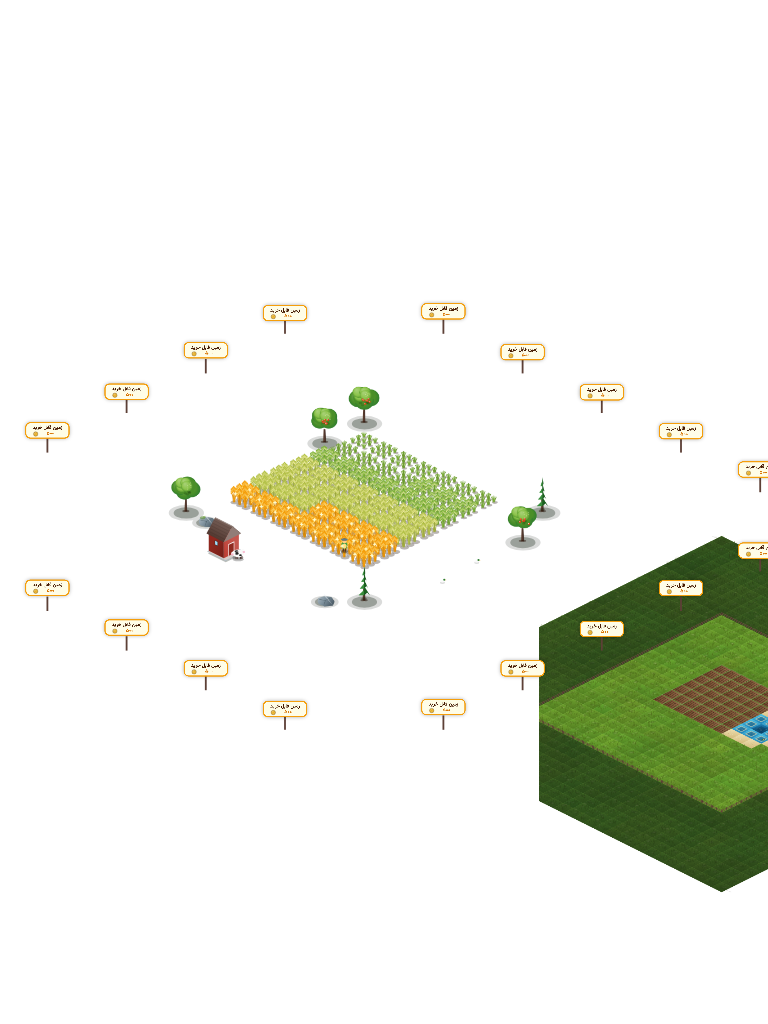
#> input picture e2e/fixtures/artdiff-base.png, 768 x 1024 px
$ python align-assets.py --src ../e2e/fixtures/artdiff-base.png --out out.png --w 5 --h 5
#> lines starting #> are read from the running program, lines starting #| are printed output that depends on the picture
#!/usr/bin/env python3
"""
tools/align-assets.py — تصویرِ خامِ AI → اسپرایتِ شفافِ هم‌تراز با شبکه‌ی بازی
--------------------------------------------------------------------------
پایپ‌لاین (بدون هیچ تنظیم دستیِ پیکسلی):
  1. chroma-key: پس‌زمینه‌ی مجانتا (یا رنگ دلخواه) با لبه‌ی نرم حذف می‌شود
  2. despill: رنگِ درزِ مجانتا از لبه‌ها می‌رود
  3. trim: کادرِ محتوا با حاشیه‌ی ۲px
  4. fit: مقیاس به جعبه‌ی هدف (W×H) — contain (پایه) یا fill (لوزیِ کاشی)
  5. report: JSON برای اعتبارسنجی (حجمِ پوشش، برشِ لبه، ابعاد)

استفاده:
  python3 tools/align-assets.py --src خام.png --out نهایی.png \
      --w 88 --h 44 --fit fill --anchor bottom
"""
import argparse
import json
import math
import sys

from PIL import Image


def auto_key(im):
    """رنگِ پس‌زمینه از حاشیه‌ی فریم (مدیانِ حلقه‌ی لبه) — مدل همیشه سبزِ خالص نمی‌دهد"""
    im = im.convert("RGB")
    w, h = im.size
    px = im.load()
    ring = []
    step = max(1, w // 64)
    for x in range(0, w, step):
        ring.append(px[x, 1]); ring.append(px[x, h - 2])
    for y in range(0, h, step):
        ring.append(px[1, y]); ring.append(px[w - 2, y])
    rs = sorted(p[0] for p in ring); gs = sorted(p[1] for p in ring); bs = sorted(p[2] for p in ring)
    m = len(ring) // 2
    return (rs[m], gs[m], bs[m])


def chroma_key(im, key=None, tol_low=35, tol_high=110):
    """آلفای نرم: دورِ کلید → ۰، دورتر → ۲۵۵؛ despillِ عمومی هم‌زمان."""
    im = im.convert("RGB")
    if key is None:
        key = auto_key(im)
    px = im.load()
    w, h = im.size
    kr, kg, kb = key
    out = Image.new("RGBA", (w, h))
    opx = out.load()
    for y in range(h):
        for x in range(w):
            r, g, b = px[x, y]
            d = math.sqrt((r - kr) ** 2 + (g - kg) ** 2 + (b - kb) ** 2)
            if d <= tol_low:
                a = 0
            elif d >= tol_high:
                a = 255
            else:
                a = int(255 * (d - tol_low) / (tol_high - tol_low))
            if a > 0:
                if a < 255:
                    # despillِ عمومی: بیشازحدِ هر کانال نسبت به کلید را به سمت خنثی بکش
                    t = (255 - a) / 255 * 0.7
                    r = int(r - (r - kr) * t) if r > kr else r
                    g = int(g - (g - kg) * t) if g > kg else g
                    b = int(b - (b - kb) * t) if b > kb else b
                opx[x, y] = (r, g, b, a)
    return out


def trim(im, margin=2, thresh=8):
    a = im.getchannel("A")
    bbox = a.point(lambda v: 255 if v > thresh else 0).getbbox()
    if not bbox:
        return None
    x0, y0, x1, y1 = bbox
    x0 = max(0, x0 - margin)
    y0 = max(0, y0 - margin)
    x1 = min(im.width, x1 + margin)
    y1 = min(im.height, y1 + margin)
    return im.crop((x0, y0, x1, y1))


def fit(im, w, h, mode, anchor):
    if mode == "fill":
        return im.resize((w, h), Image.LANCZOS)
    # contain: تناسب را حفظ کن
    sc = min(w / im.width, h / im.height)
    nw, nh = max(1, round(im.width * sc)), max(1, round(im.height * sc))
    im = im.resize((nw, nh), Image.LANCZOS)
    canvas = Image.new("RGBA", (w, h))
    ox = (w - nw) // 2
    oy = (h - nh) // 2
    if anchor == "bottom":
        oy = h - nh
    elif anchor == "top":
        oy = 0
    canvas.alpha_composite(im, (ox, oy))
    return canvas


def clipped_warning(im, thresh=120):
    """محتوا چسبیده به لبه‌ی فریم = احتمالِ برشِ بد توسطِ مدل."""
    a = im.getchannel("A")
    w, h = a.size
    rows, cols = a.getextrema()[0], 0
    edge = 0
    for x in range(w):
        if a.getpixel((x, 0)) > thresh or a.getpixel((x, h - 1)) > thresh:
            edge += 1
    for y in range(h):
        if a.getpixel((0, y)) > thresh or a.getpixel((w - 1, y)) > thresh:
            edge += 1
    return edge > max(w, h) * 0.15


def main():
    ap = argparse.ArgumentParser()
    ap.add_argument("--src", required=True)
    ap.add_argument("--out", required=True)
    ap.add_argument("--w", type=int, required=True)
    ap.add_argument("--h", type=int, required=True)
    ap.add_argument("--fit", choices=["contain", "fill"], default="contain")
    ap.add_argument("--anchor", choices=["center", "bottom", "top"], default="center")
    # پیش‌فرض: auto — کلید از حاشیه‌ی فریم تشخیص داده می‌شود (مدل سبزِ یکدست نمی‌دهد)
    ap.add_argument("--key", default="auto")
    ap.add_argument("--tol-low", type=int, default=35)
    ap.add_argument("--tol-high", type=int, default=110)
    ap.add_argument("--report", action="store_true")
    args = ap.parse_args()

    key = None if args.key == "auto" else tuple(int(v) for v in args.key.split(","))
    im = Image.open(args.src)
#> im is the input picture: PIL image 768x1024 RGBA; mean R, G, B, A 14.4, 16.6, 7.7, 30.8
    raw_w, raw_h = im.size
#> raw_w = 768; raw_h = 1024
    keyed = chroma_key(im, key, args.tol_low, args.tol_high)
#> in chroma_key, `im = im.convert("RGB")`:
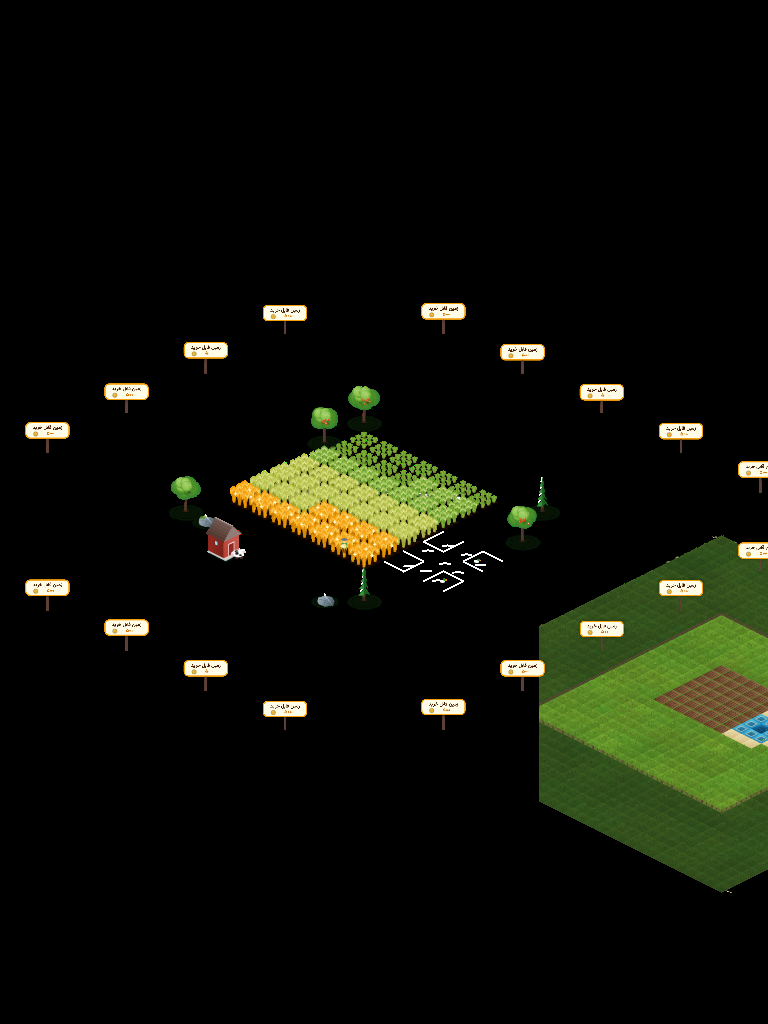
#> im: PIL image 768x1024 RGB; mean R, G, B 14.4, 16.6, 7.7
#> after the loop in auto_key, `for x in range(0, w, step):`: ring = 128 items, first 6: (0, 0, 0), (0, 0, 0), (0, 0, 0), (0, 0, 0), (0, 0, 0), (0, 0, 0)
#> after the loop in auto_key, `for y in range(0, h, step):`: ring = 300 items, first 6: (0, 0, 0), (0, 0, 0), (0, 0, 0), (0, 0, 0), (0, 0, 0), (0, 0, 0)
#> in auto_key, `rs = sorted((p[0] for p in ring))`: rs = 300 values from 0 to 255
#> in auto_key, `gs = sorted((p[1] for p in ring))`: gs = 300 values from 0 to 253
#> in auto_key, `bs = sorted((p[2] for p in ring))`: bs = 300 values from 0 to 231
#> in auto_key, `m = len(ring) // 2`: m = 150
#> in chroma_key, `key = auto_key(im)`: key = (0, 0, 0)
#> in chroma_key, `kr, kg, kb = key`: kr = 0
#> in chroma_key, `out = Image.new("RGBA", (w, h))`: out: PIL image 768x1024 RGBA; every value is 0
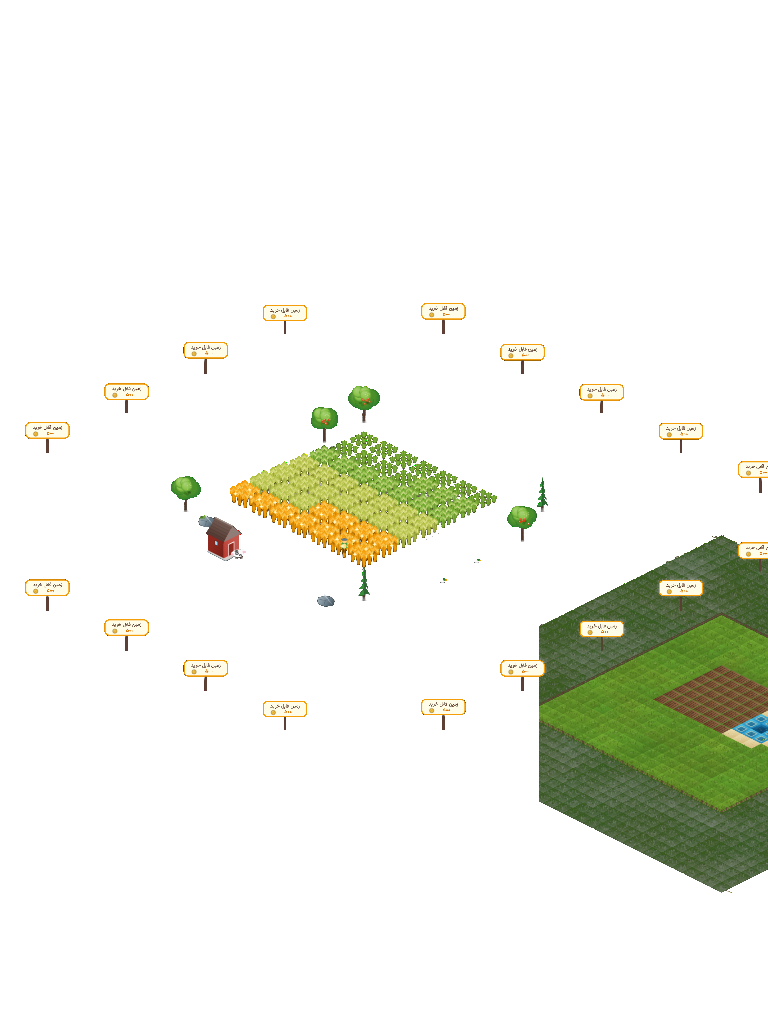
#> keyed: PIL image 768x1024 RGBA; mean R, G, B, A 14, 16.1, 7.5, 30; transparent parts drawn white
    trimmed = trim(keyed)
#> in trim, `a = im.getchannel("A")`:
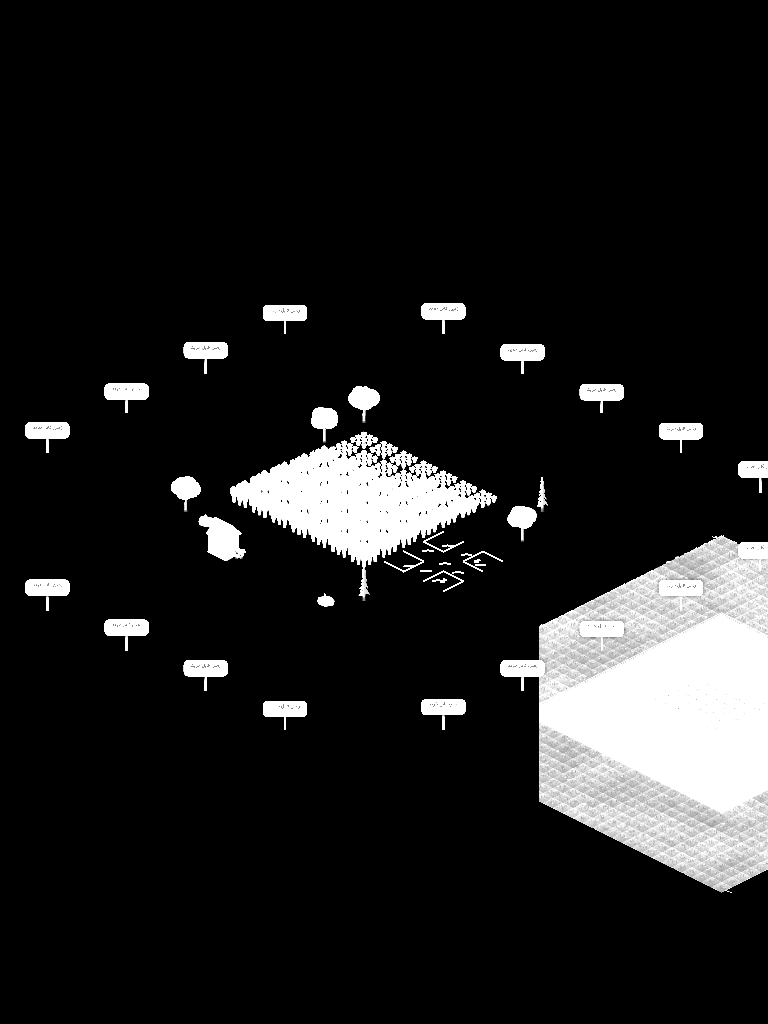
#> a: PIL image 768x1024 L; min 0, max 255, mean 30
#> in trim, `bbox = a.point(lambda v: 255 if v > thresh else 0).getbbox()`: bbox = (25, 303, 768, 893)
#> in trim, `x0, y0, x1, y1 = bbox`: x0 = 25; y0 = 303; x1 = 768; y1 = 893
#> in trim, `x0 = max(0, x0 - margin)`: x0 = 23
#> in trim, `y0 = max(0, y0 - margin)`: y0 = 301
#> in trim, `y1 = min(im.height, y1 + margin)`: y1 = 895
#> in trim, `return im.crop((x0, y0, x1, y1))`:
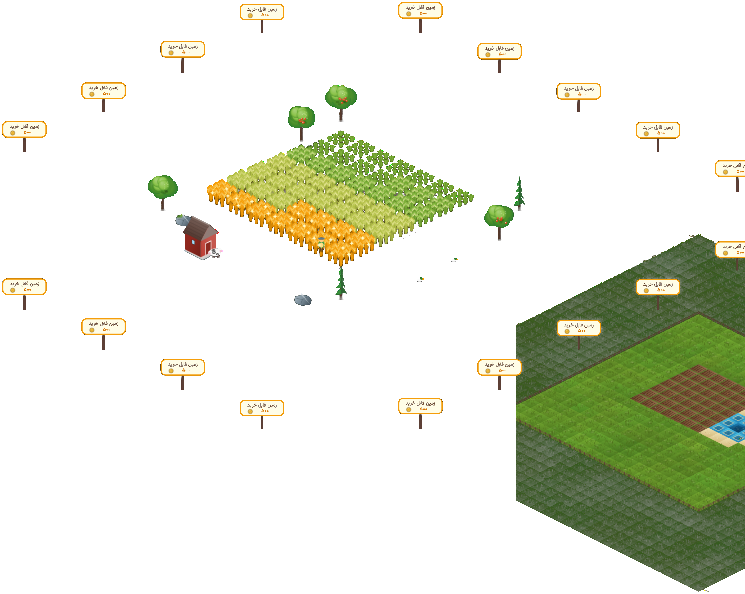
#> returned value: PIL image 745x594 RGBA; mean R, G, B, A 24.9, 28.6, 13.3, 53.3; transparent parts drawn white
    if trimmed is None:
        print(json.dumps({"ok": False, "error": "empty (no subject found)"}))
        sys.exit(1)
    final = fit(trimmed, args.w, args.h, args.fit, args.anchor)
    import os
    os.makedirs(os.path.dirname(args.out) or ".", exist_ok=True)
    final.save(args.out)
    a = final.getchannel("A")
    coverage = sum(1 for v in a.getdata() if v > 8) / (args.w * args.h)
#> coverage = 0.6
    report = {
        "ok": True,
        "src": args.src,
        "out": args.out,
        "raw": [raw_w, raw_h],
        "trimmed": [trimmed.width, trimmed.height],
        "final": [args.w, args.h],
        "coverage": round(coverage, 3),
        "clipped": clipped_warning(keyed),
    }
#> in clipped_warning, `rows, cols = a.getextrema()[0], 0`: rows = 0
#> after the loop in clipped_warning, `for y in range(h):`: edge = 345
#> report = {'ok': True, 'src': '../e2e/fixtures/artdiff-base.png', 'out': 'out.png', 'raw': [768, 1024], 'trimmed': [745, 594], 'final': [5, 5], 'coverage': 0.6, 'clipped': True}
    if args.report or True:
        print(json.dumps(report, ensure_ascii=False))
#| {"ok": true, "src": "../e2e/fixtures/artdiff-base.png", "out": "out.png", "raw": [768, 1024], "trimmed": [745, 594], "final": [5, 5], "coverage": 0.6, "clipped": true}


if __name__ == "__main__":
    main()
